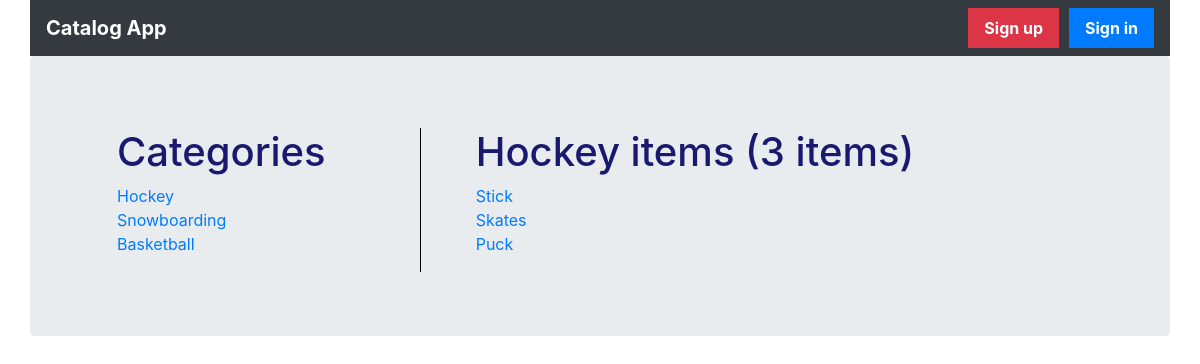
The app's page /catalog/Hockey/items with its own data.
### database_setup.py (models this page shows, shortened)
class Category(Base):
    __tablename__ = 'category'
    id = Column(Integer, primary_key=True)
    name = Column(String(250), nullable=False)
    user_id = Column(Integer, ForeignKey('user.id'))
    user = relationship(User)

class Item(Base):
    __tablename__ = 'item'
    id = Column(Integer, primary_key=True)
    name = Column(String(250), nullable=False)
    description = Column(String(250))
    category_id = Column(Integer, ForeignKey('category.id'))
    category = relationship(Category)
    user_id = Column(Integer, ForeignKey('user.id'))
    user = relationship(User)

### project.py (the view)
@app.route('/catalog/<string:category_name>/items')
def showItems(category_name):
    session = DBSession()
    category = session.query(Category).filter_by(name=category_name).one()
    categories = session.query(Category).all()
    items = session.query(Item).filter_by(category_id=category.id).all()
    return render_template(
        'catalogs.html',
        category_name=category_name,
        category=category,
        categories=categories,
        items=items,
        login_session=login_session
    )

### templates/catalogs.html (shortened to what this page needs)
{% extends "base.html" %}
{% block content %}
{% include "header.html" %}
<main role="main">
  <div class="jumbotron">
    <div class="container">
      <div class="row">
        {% include "categories.html" %}
        {% if category_name %}
        {% include "categoryDetails.html" %}
        {% else %}
        {% include "latestItems.html" %}
        {% endif %}
      </div>
    </div>
  </div>
</main>
{% endblock %}

### templates/categories.html (shortened to what this page needs)
<div class="col-4">
  <ul>
    <li><h1>Categories</h1>
    </li>
    {% for c in categories %}
    <li><a href="{{ url_for('showItems', category_name=c.name) }}"> {{ c.name }} </a></li>
    {% endfor %}
  </ul>
</div>

### templates/categoryDetails.html (shortened to what this page needs)
<div class="col">
  <ul>
    <li><h1 style="display: inline-block;">{{ category_name }} items ({{ items|count() }} items)</h1>
      {% for item in items %}
    <li><a href="{{url_for('showItemDetails', category_name=category_name, item_id=item.id)}}"> {{ item.name }} </a></li>
    {% endfor %}
  </ul>
</div>

### static/styles.css (style rules this page uses)
body { padding-top: 3.5rem; }
.jumbotron .col-4 { padding-right: 30px; border-right: solid 1px black }
.jumbotron h1 { color: midnightblue; }
.jumbotron li { list-style-type: none; }

### records on screen
Category: name "Hockey"
Category: name "Snowboarding"
Category: name "Basketball"
Item: name "Stick"
Item: name "Skates"
Item: name "Puck"

### other values on screen
{{ items|count() }} "3"
